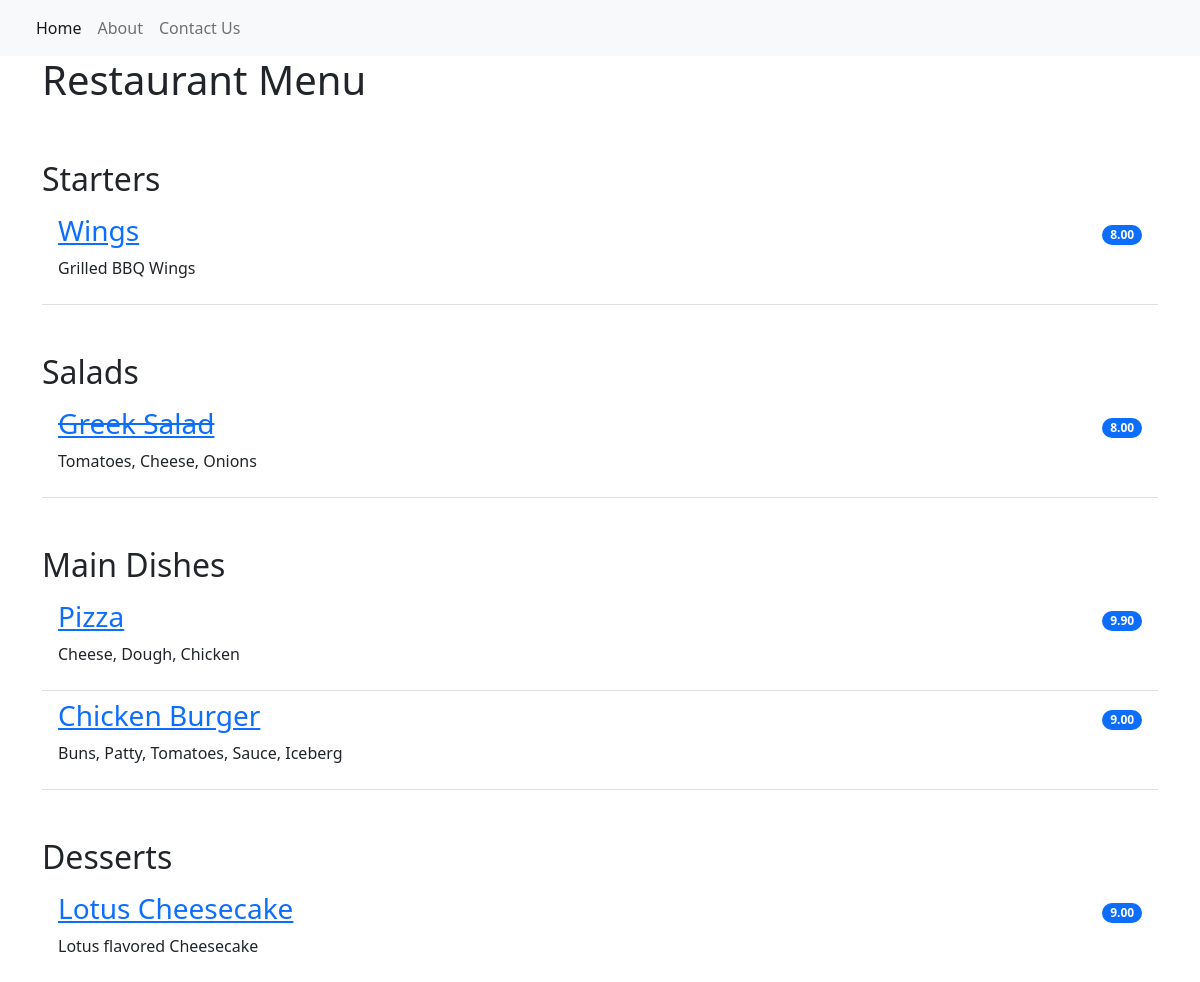
The page / on the database its author committed.
### restaurant_menu/models.py (models this page shows, shortened)
class Item(models.Model):
    meal = models.CharField(max_length=1000, unique=True)
    description = models.CharField(max_length=2000)
    price = models.DecimalField(max_digits=10, decimal_places=2)
    meal_type = models.CharField(max_length=200, choices=MEAL_TYPE)
    author = models.ForeignKey(User, on_delete=models.PROTECT) #keep associated data
    status = models.IntegerField(choices=STATUS, default=0)
    date_created = models.DateField(auto_now_add=True)
    date_created = models.DateField(auto_now=True)

### restaurant_menu/views.py (the view)
# urls.py: path('', views.MenuList.as_view(), name="home"),
class MenuList(generic.ListView):
    queryset = Item.objects.order_by("date_created")
    template_name = "index.html"
    def get_context_data(self, **kwargs):
        context = super().get_context_data(**kwargs)
        context["meals"] = MEAL_TYPE
        return context

### restaurant_menu/templates/index.html
{% extends 'base.html' %}
{% block content %}
<div class="container">
  <h1>Restaurant Menu</h1>
    <ul class="list-group list-group-flush">
        {% for meal in meals %}
            <h2 class="pt-5">{{ meal.1 }}</h2>
                {% for row in item_list %}
                    {% if row.meal_type == meal.0 %}
                        {% if row.status == 0 %}
                        <li class="list-group-item d-flex justify-content-between align-items-center border-0 pb-0">
                            <a href="{% url 'menu_item' row.pk %}"><h3><del>{{ row.meal }}</del></h3></a>
                            <span class="badge bg-primary rounded-pill">{{ row.price }}</span>
                        </li>
                        <li class="list-group-item pt-0">
                            <p>{{ row.description }}</p>
                        </li>
                        {% else %}
                        <li class="list-group-item d-flex justify-content-between align-items-center border-0 pb-0">
                            <a href="{% url 'menu_item' row.pk %}"><h3>{{ row.meal }}</h3></a>
                            <span class="badge bg-primary rounded-pill">{{ row.price }}</span>
                        </li>
                        <li class="list-group-item pt-0">
                            <p>{{ row.description }}</p>
                        </li>
                        {% endif %}
                    {% endif %}
                {% endfor %}
        {% endfor %}
    </ul>
</div>
{% endblock content %}

### restaurant_menu/templates/base.html (shortened to what this page needs)
<!DOCTYPE html>
<html lang="en">
    <head>
        <link href="https://cdn.jsdelivr.net/npm/bootstrap@5.2.0-beta1/dist/css/bootstrap.min.css" rel="stylesheet">
    </head>
    <body>
        <nav class="navbar navbar-expand-lg bg-light">
            <div class="container-fluid">
                <div class="collapse navbar-collapse" id="navbarNav">
                    <ul class="navbar-nav">
                         <li class="nav-item">
                            <a class="nav-link active" aria-current="page" href="{% url 'home' %}">Home</a>
                        </li>
                        <li class="nav-item">
                            <a class="nav-link" aria-current="page" href="{% url 'home' %}">About</a>
                        </li>
                        <li class="nav-item">
                            <a class="nav-link" aria-current="page" href="{% url 'contact_us' %}">Contact Us</a>
                        </li>
                    </ul>
                </div>
            </div>
        </nav>
        {% block content %}
        {% endblock content %}
    </body>
</html>

### rows shown on the page
Item: meal "Wings", price "8.00", description "Grilled BBQ Wings"
Item: meal "Greek Salad", price "8.00", description "Tomatoes, Cheese, Onions"
Item: meal "Pizza", price "9.90", description "Cheese, Dough, Chicken"
Item: meal "Chicken Burger", price "9.00", description "Buns, Patty, Tomatoes, Sauce, Iceberg"
Item: meal "Lotus Cheesecake", price "9.00", description "Lotus flavored Cheesecake"

### other values the page prints
{{ meal.1 }} "Starters" "Salads" "Main Dishes" "Desserts"
